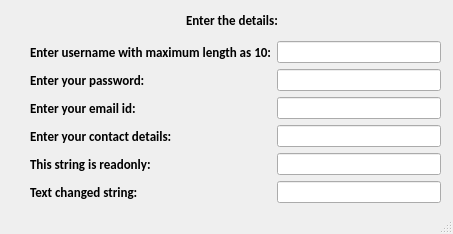
<?xml version="1.0" encoding="UTF-8"?>
<ui version="4.0">
 <class>MainWindow</class>
 <widget class="QMainWindow" name="MainWindow">
  <property name="geometry">
   <rect>
    <x>0</x>
    <y>0</y>
    <width>453</width>
    <height>234</height>
   </rect>
  </property>
  <property name="windowTitle">
   <string>myLinedEidt_eg</string>
  </property>
  <widget class="QWidget" name="centralwidget">
   <widget class="QLabel" name="label_7">
    <property name="geometry">
     <rect>
      <x>186</x>
      <y>10</y>
      <width>141</width>
      <height>20</height>
     </rect>
    </property>
    <property name="font">
     <font>
      <family>Calibri</family>
      <pointsize>10</pointsize>
      <weight>75</weight>
      <bold>true</bold>
     </font>
    </property>
    <property name="text">
     <string>Enter the details:</string>
    </property>
   </widget>
   <widget class="QWidget" name="layoutWidget">
    <property name="geometry">
     <rect>
      <x>30</x>
      <y>41</y>
      <width>411</width>
      <height>169</height>
     </rect>
    </property>
    <layout class="QFormLayout" name="formLayout">
     <item row="0" column="0">
      <widget class="QLabel" name="label">
       <property name="font">
        <font>
         <family>Calibri</family>
         <pointsize>10</pointsize>
         <weight>75</weight>
         <bold>true</bold>
        </font>
       </property>
       <property name="text">
        <string>Enter username with maximum length as 10:</string>
       </property>
      </widget>
     </item>
     <item row="0" column="1">
      <widget class="QLineEdit" name="mylineEdit_1"/>
     </item>
     <item row="1" column="0">
      <widget class="QLabel" name="label_2">
       <property name="font">
        <font>
         <family>Calibri</family>
         <pointsize>10</pointsize>
         <weight>75</weight>
         <bold>true</bold>
        </font>
       </property>
       <property name="text">
        <string>Enter your password:</string>
       </property>
      </widget>
     </item>
     <item row="1" column="1">
      <widget class="QLineEdit" name="mylineEdit_2"/>
     </item>
     <item row="2" column="0">
      <widget class="QLabel" name="label_3">
       <property name="font">
        <font>
         <family>Calibri</family>
         <pointsize>10</pointsize>
         <weight>75</weight>
         <bold>true</bold>
        </font>
       </property>
       <property name="text">
        <string>Enter your email id:</string>
       </property>
      </widget>
     </item>
     <item row="2" column="1">
      <widget class="QLineEdit" name="mylineEdit_3"/>
     </item>
     <item row="3" column="0">
      <widget class="QLabel" name="label_4">
       <property name="font">
        <font>
         <family>Calibri</family>
         <pointsize>10</pointsize>
         <weight>75</weight>
         <bold>true</bold>
        </font>
       </property>
       <property name="text">
        <string>Enter your contact details:</string>
       </property>
      </widget>
     </item>
     <item row="3" column="1">
      <widget class="QLineEdit" name="mylineEdit_4"/>
     </item>
     <item row="4" column="0">
      <widget class="QLabel" name="label_5">
       <property name="font">
        <font>
         <family>Calibri</family>
         <pointsize>10</pointsize>
         <weight>75</weight>
         <bold>true</bold>
        </font>
       </property>
       <property name="text">
        <string>This string is readonly:</string>
       </property>
      </widget>
     </item>
     <item row="4" column="1">
      <widget class="QLineEdit" name="mylineEdit_5"/>
     </item>
     <item row="5" column="0">
      <widget class="QLabel" name="label_6">
       <property name="font">
        <font>
         <family>Calibri</family>
         <pointsize>10</pointsize>
         <weight>75</weight>
         <bold>true</bold>
        </font>
       </property>
       <property name="text">
        <string>Text changed string:</string>
       </property>
      </widget>
     </item>
     <item row="5" column="1">
      <widget class="QLineEdit" name="mylineEdit_6"/>
     </item>
    </layout>
   </widget>
  </widget>
  <widget class="QStatusBar" name="statusbar"/>
 </widget>
 <resources/>
 <connections/>
</ui>
